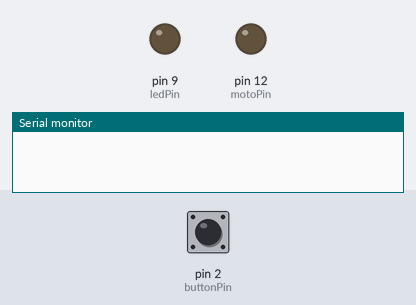
The sketch below on a simulated Arduino Uno, built with avr-gcc and run on an emulated ATmega328P. Shown: output pins drawn as LEDs (lit = HIGH), the last lines printed to the serial monitor. The test bench sets the inputs (shaded band); at power-on: pin 2 (buttonPin) LOW.

Above: at 1.2 s.
1.3 s: pin 2 (buttonPin) pulled HIGH for 0.15 s
At 1.42 s:
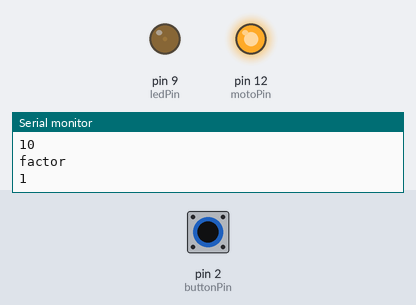
3.0 s: pin 2 (buttonPin) pulled HIGH for 1 s
At 4.3 s:
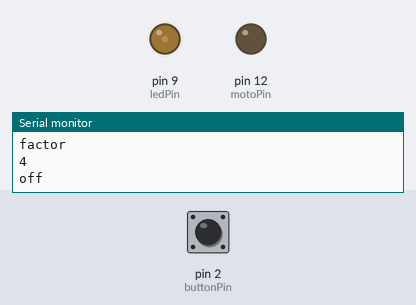
5.5 s: pin 2 (buttonPin) pulled HIGH for 0.15 s
At 6.2 s:
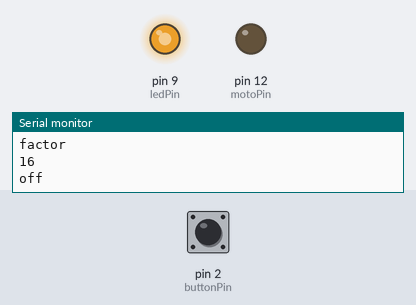
7.2 s: pin 2 (buttonPin) driven HIGH
At 7.45 s:
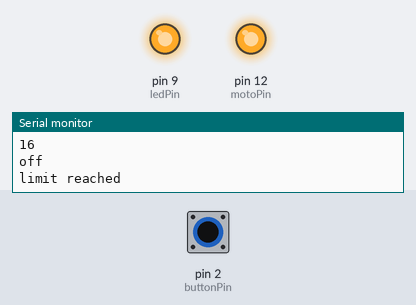
Timing chart, 0 to 9.8 s (numbered marks = the images above; inputs shaded):
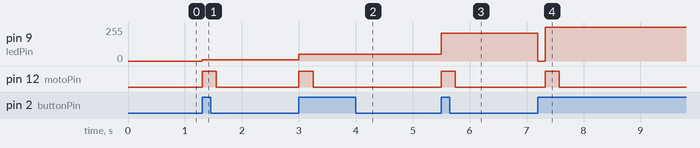

The sketch:

locket-circuit.ino
```cpp
// CONSTANTS
const int buttonPin = 2;
const int ledPin =  9;
const int motoPin = 12;

// VARIABLES
int buttonState = 0;
int lastButtonState = 0;

int buttonPushCounter = 0;

int brightness = 0;
int fadeAmt = 10;
int fadeFactor = 1;

// SETUP
void setup() {
  pinMode(ledPin, OUTPUT);
  pinMode(motoPin, OUTPUT);

  pinMode(buttonPin, INPUT);

  Serial.begin(9600);

}

// PROGRAM
void loop() {
  buttonState = digitalRead(buttonPin);

  if (buttonState != lastButtonState) {
    if (buttonState == HIGH) {
      if (buttonPushCounter < 3) {
        buttonPushCounter++;

        brightness = brightness + fadeAmt * fadeFactor;
        analogWrite(ledPin, brightness);

        Serial.println("on");
        Serial.println("number of pushes: ");
        Serial.println(buttonPushCounter);

        Serial.println(brightness);
        Serial.println("factor");
        Serial.println(fadeFactor);

        fadeFactor = fadeFactor * 4;
      }
      else {
        analogWrite(ledPin, 0);
        delay(125);
        analogWrite(ledPin, 255);

        Serial.println("limit reached");
      }
      digitalWrite(motoPin, HIGH);
      delay(250);
      digitalWrite(motoPin, LOW);
    }
    else {
      Serial.println("off");
    }
    delay(50);
  }
  else {
  }
  lastButtonState = buttonState;
}
```

Measured:
- after the input at 1.3 s, pin 9 (ledPin): 0/255 → 10/255 at once; pin 12 (motoPin): LOW → HIGH at once, → LOW 0.25 s later
- after the input at 3.0 s, pin 9 (ledPin): 10/255 → 50/255 at once; pin 12 (motoPin): LOW → HIGH at once, → LOW 0.25 s later
- after the input at 5.5 s, pin 9 (ledPin): 50/255 → 210/255 at once; pin 12 (motoPin): LOW → HIGH at once, → LOW 0.25 s later
- after the input at 7.2 s, pin 9 (ledPin): 210/255 → 0/255 at once, → 255/255 0.13 s later; pin 12 (motoPin): LOW → HIGH after 0.13 s, → LOW 0.25 s later
